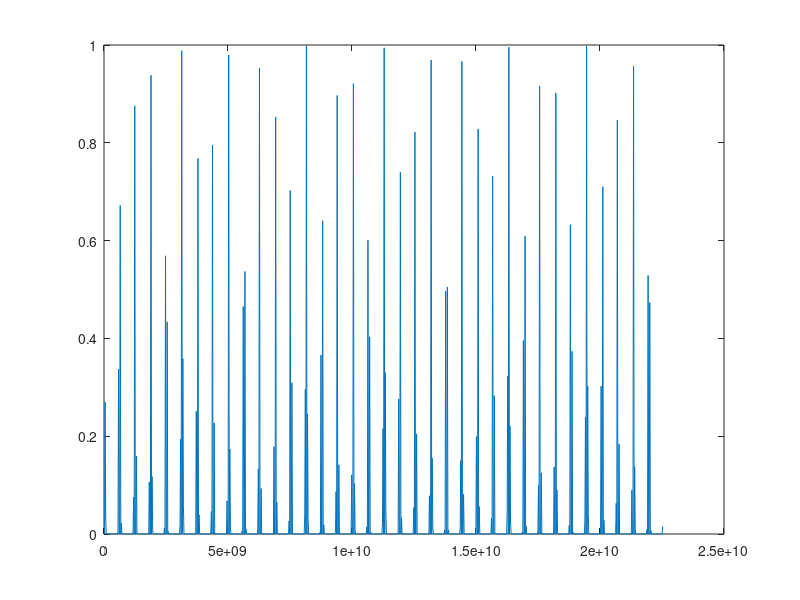

Write the MATLAB code that produced this figure.
close all

m = 1;

PhiR = 36.5e-4;
PhiTI = 24.5e-4;
PhiTO = 9.82e-4;

C1= [PhiR 0 0; 0 PhiTI 0; 0 0 PhiTO];
C2=1/4*[PhiR+3*PhiTI sqrt(3)*(PhiTI-PhiR) 0; sqrt(3)*(PhiTI-PhiR) 3*PhiR+PhiTI 0; 0 0 4*PhiTO];
C3=1/4*[PhiR+3*PhiTI sqrt(3)*(PhiR-PhiTI) 0; sqrt(3)*(PhiR-PhiTI) 3*PhiR+PhiTI 0; 0 0 4*PhiTO];

a = 2.46e-10;
a1 = a*[sqrt(3)/2,1/2];
a2 = a*[sqrt(3)/2,-1/2];



G = 0;
M = 2*pi/(sqrt(3)*a);
K = 4*pi/(3*a);

% k_G2M = linspace(G,M,1000);
% v1 = 2*pi/a*[1/sqrt(3);1];
% v1_unit = v1/norm(v1);
% 
% k_M2K = linspace(G,M*tan(pi/6),1000);
% v2_unit = mRotation(pi/2)*(v1_unit);
% 
% 
% k_K2G = linspace(G,M/cos(pi/6),1000);
% v3_unit = mRotation(2*pi/3)*v2_unit;
% 
% %plot(real(SectionK(k_G2M,v1_unit,zeros(2,1))))
kx = linspace(0,M,1000);
ky = linspace(0,K,1000);
hBar = 1;
k = sqrt(kx.^2+ky.^2);

DispRel1 = real(491/50.*exp(-((82*1i.*k)/25)).*(3.*exp((82*1i.*k)/25)-sqrt(2.*exp((41*1i.*k)/10)+5.*exp((164*1i.*k)/25)+2.*exp((451*1i.*k)/50))));
DispRel2 = real(491/50.*exp(-((82*1i.*k)/25)).*(3.*exp((82*1i*k)/25)+sqrt(2.*exp((41*1i*k)/10)+5.*exp((164*1i*k)/25)+2.*exp((451*1i*k)/50))));
DispRel3 = real(1/2.*exp(-((82*1i*k)/25)).*(183.*exp((82*1i*k)/25)-sqrt(6566.*exp((41*1i*k)/10)+20357.*exp((164*1i*k)/25)+6566.*exp((451*1i*k)/50))));
DispRel4 = real(1/2.*exp(-((82*1i*k)/25)).*(183.*exp((82*1i*k)/25)+sqrt(6566.*exp((41*1i*k)/10)+20357.*exp((164*1i*k)/25)+6566.*exp((451*1i*k)/50))));
DispRel5 = real(1/2.*exp(-((82*1i*k)/25)).*(183.*exp((82*1i*k)/25)-sqrt(8030.*exp((41*1i*k)/10)+17429.*exp((164*1i*k)/25)+8030.*exp((451*1i*k)/50))));
DispRel6 = real(1/2.*exp(-((82*1i*k)/25)).*(183.*exp((82*1i*k)/25)+sqrt(8030.*exp((41*1i*k)/10)+17429.*exp((164*1i*k)/25)+8030.*exp((451*1i*k)/50))));

val = [DispRel1; DispRel2; DispRel3; DispRel4; DispRel5; DispRel6];

func = hBar*val(5,:)./(exp(hBar*val(5,:))-1);
plot(k,func)

% function [DispRel2PLot] = SectionK(k_,v_unit,v_0)
%     DispRel2Plot = zeros(length(k_),6);
%     for ii=1:length(k_)
%         k_direction = k_(ii)*v_unit+v_0;
%         wp = diag(omegaP(k_direction));
%         wm = diag(omegaM(k_direction));
%         DispRel2PLot(ii,1:3) = wp;
%         DispRel2PLot(ii,4:6) = wm;
%     end
% end
% 
% 
% function [val] = DispRelation(k)
%     DispRel1 = 491/50.*exp(-((82*1i.*k)/25)).*(3.*exp((82*1i.*k)/25)-sqrt(2.*exp((41*1i.*k)/10)+5.*exp((164*1i.*k)/25)+2.*exp((451*1i.*k)/50)));
%     DispRel2 = 491/50.*exp(-((82*1i*k)/25)).*(3.*exp((82*1i*k)/25)+sqrt(2.*exp((41*1i*k)/10)+5.*exp((164*1i*k)/25)+2.*exp((451*1i*k)/50)));
%     DispRel3 = 1/2.*exp(-((82*1i*k)/25)).*(183.*exp((82*1i*k)/25)-sqrt(6566.*exp((41*1i*k)/10)+20357.*exp((164*1i*k)/25)+6566.*exp((451*1i*k)/50)));
%     DispRel4 = 1/2.*exp(-((82*1i*k)/25)).*(183.*exp((82*1i*k)/25)+sqrt(6566.*exp((41*1i*k)/10)+20357.*exp((164*1i*k)/25)+6566.*exp((451*1i*k)/50)));
%     DispRel5 = 1/2.*exp(-((82*1i*k)/25)).*(183.*exp((82*1i*k)/25)-sqrt(8030.*exp((41*1i*k)/10)+17429.*exp((164*1i*k)/25)+8030.*exp((451*1i*k)/50)));
%     DispRel6 = 1/2.*exp(-((82*1i*k)/25)).*(183.*exp((82*1i*k)/25)+sqrt(8030.*exp((41*1i*k)/10)+17429.*exp((164*1i*k)/25)+8030.*exp((451*1i*k)/50)));
%     
%     val = [DispRel1 DispRel2 DispRel3 DispRel4 DispRel5 DispRel6];
% end
% 
% function [WP] = omegaP(k)
% m = 1;
% PhiR = 36.5e-4;
% PhiTI = 24.5e-4;
% PhiTO = 9.82e-4;
% 
% C1= [PhiR 0 0; 0 PhiTI 0; 0 0 PhiTO];
% C2=1/4*[PhiR+3*PhiTI sqrt(3)*(PhiTI-PhiR) 0; sqrt(3)*(PhiTI-PhiR) 3*PhiR+PhiTI 0; 0 0 4*PhiTO];
% C3=1/4*[PhiR+3*PhiTI sqrt(3)*(PhiR-PhiTI) 0; sqrt(3)*(PhiR-PhiTI) 3*PhiR+PhiTI 0; 0 0 4*PhiTO];
% 
% a = 2.46;
% a1 = a*[sqrt(3)/2,1/2];
% a2 = a*[sqrt(3)/2,-1/2];
%     WP = sqrt(C1+C2+C3+sqrt(C1+C2*exp(-1i*m*dot(k,a2))+C3*exp(-1i*m*dot(k,a1))*(C1+C2*exp(1i*m*dot(k,a2))+C3*exp(1i*m*dot(k,a1)))));
% end
% 
% function [WM] = omegaM(k)
% m = 1;
% PhiR = 36.5e-4;
% PhiTI = 24.5e-4;
% PhiTO = 9.82e-4;
% 
% C1= [PhiR 0 0; 0 PhiTI 0; 0 0 PhiTO];
% C2=1/4*[PhiR+3*PhiTI sqrt(3)*(PhiTI-PhiR) 0; sqrt(3)*(PhiTI-PhiR) 3*PhiR+PhiTI 0; 0 0 4*PhiTO];
% C3=1/4*[PhiR+3*PhiTI sqrt(3)*(PhiR-PhiTI) 0; sqrt(3)*(PhiR-PhiTI) 3*PhiR+PhiTI 0; 0 0 4*PhiTO];
% 
% a = 2.46;
% a1 = a*[sqrt(3)/2,1/2];
% a2 = a*[sqrt(3)/2,-1/2];
%     WM = sqrt(C1+C2+C3-sqrt(C1+C2*exp(-1i*m*dot(k,a2))+C3*exp(-1i*m*dot(k,a1))*(C1+C2*exp(1i*m*dot(k,a2))+C3*exp(1i*m*dot(k,a1)))));
% end
% 
% 
% function [matrix] = mRotation(theta)
%     matrix = [cos(theta) -sin(theta); sin(theta) cos(theta)];
% end